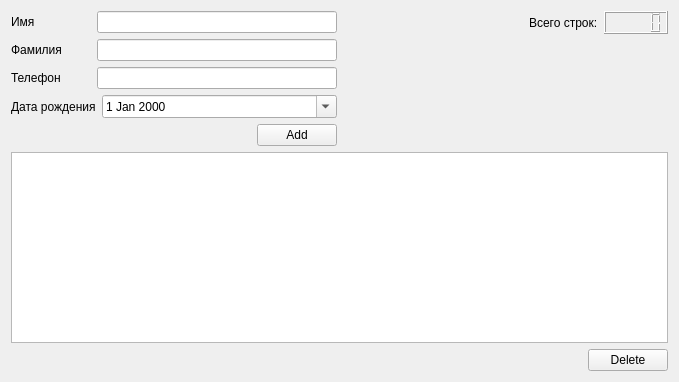
<?xml version="1.0" encoding="UTF-8"?>
<ui version="4.0">
 <class>Form</class>
 <widget class="QWidget" name="Form">
  <property name="geometry">
   <rect>
    <x>0</x>
    <y>0</y>
    <width>679</width>
    <height>382</height>
   </rect>
  </property>
  <property name="windowTitle">
   <string>Form</string>
  </property>
  <layout class="QVBoxLayout" name="verticalLayout_3">
   <item>
    <layout class="QHBoxLayout" name="horizontalLayout_8">
     <property name="sizeConstraint">
      <enum>QLayout::SetNoConstraint</enum>
     </property>
     <item>
      <layout class="QVBoxLayout" name="verticalLayout">
       <item>
        <layout class="QHBoxLayout" name="horizontalLayout_7">
         <item>
          <widget class="QLabel" name="label">
           <property name="minimumSize">
            <size>
             <width>80</width>
             <height>0</height>
            </size>
           </property>
           <property name="text">
            <string>Имя</string>
           </property>
          </widget>
         </item>
         <item>
          <widget class="QLineEdit" name="lineEditName"/>
         </item>
        </layout>
       </item>
       <item>
        <layout class="QHBoxLayout" name="horizontalLayout_6">
         <item>
          <widget class="QLabel" name="label_2">
           <property name="minimumSize">
            <size>
             <width>80</width>
             <height>0</height>
            </size>
           </property>
           <property name="text">
            <string>Фамилия</string>
           </property>
          </widget>
         </item>
         <item>
          <widget class="QLineEdit" name="lineEditSurname"/>
         </item>
        </layout>
       </item>
       <item>
        <layout class="QHBoxLayout" name="horizontalLayout_5">
         <item>
          <widget class="QLabel" name="label_3">
           <property name="minimumSize">
            <size>
             <width>80</width>
             <height>0</height>
            </size>
           </property>
           <property name="text">
            <string>Телефон</string>
           </property>
          </widget>
         </item>
         <item>
          <widget class="QLineEdit" name="lineEditPhone"/>
         </item>
        </layout>
       </item>
       <item>
        <layout class="QHBoxLayout" name="horizontalLayout_4">
         <item>
          <widget class="QLabel" name="label_4">
           <property name="minimumSize">
            <size>
             <width>80</width>
             <height>0</height>
            </size>
           </property>
           <property name="text">
            <string>Дата рождения</string>
           </property>
          </widget>
         </item>
         <item>
          <widget class="QDateEdit" name="dateEditBirth">
           <property name="sizePolicy">
            <sizepolicy hsizetype="Expanding" vsizetype="Fixed">
             <horstretch>0</horstretch>
             <verstretch>0</verstretch>
            </sizepolicy>
           </property>
           <property name="calendarPopup">
            <bool>true</bool>
           </property>
          </widget>
         </item>
        </layout>
       </item>
       <item>
        <layout class="QHBoxLayout" name="horizontalLayout_2">
         <item>
          <spacer name="horizontalSpacer_3">
           <property name="orientation">
            <enum>Qt::Horizontal</enum>
           </property>
           <property name="sizeHint" stdset="0">
            <size>
             <width>40</width>
             <height>20</height>
            </size>
           </property>
          </spacer>
         </item>
         <item>
          <widget class="QPushButton" name="pushButtonAdd">
           <property name="text">
            <string>Add</string>
           </property>
          </widget>
         </item>
        </layout>
       </item>
      </layout>
     </item>
     <item>
      <layout class="QVBoxLayout" name="verticalLayout_2">
       <item>
        <layout class="QHBoxLayout" name="horizontalLayout">
         <item>
          <spacer name="horizontalSpacer">
           <property name="orientation">
            <enum>Qt::Horizontal</enum>
           </property>
           <property name="sizeHint" stdset="0">
            <size>
             <width>40</width>
             <height>20</height>
            </size>
           </property>
          </spacer>
         </item>
         <item>
          <widget class="QLabel" name="label_5">
           <property name="text">
            <string>Всего строк:</string>
           </property>
          </widget>
         </item>
         <item>
          <widget class="QLCDNumber" name="lcdNumber"/>
         </item>
        </layout>
       </item>
       <item>
        <spacer name="verticalSpacer">
         <property name="orientation">
          <enum>Qt::Vertical</enum>
         </property>
         <property name="sizeHint" stdset="0">
          <size>
           <width>20</width>
           <height>40</height>
          </size>
         </property>
        </spacer>
       </item>
      </layout>
     </item>
    </layout>
   </item>
   <item>
    <widget class="QTableView" name="tableView">
     <property name="sizePolicy">
      <sizepolicy hsizetype="Expanding" vsizetype="Expanding">
       <horstretch>0</horstretch>
       <verstretch>1</verstretch>
      </sizepolicy>
     </property>
    </widget>
   </item>
   <item>
    <layout class="QHBoxLayout" name="horizontalLayout_3">
     <item>
      <spacer name="horizontalSpacer_2">
       <property name="orientation">
        <enum>Qt::Horizontal</enum>
       </property>
       <property name="sizeHint" stdset="0">
        <size>
         <width>40</width>
         <height>20</height>
        </size>
       </property>
      </spacer>
     </item>
     <item>
      <widget class="QPushButton" name="pushButtonDel">
       <property name="text">
        <string>Delete</string>
       </property>
      </widget>
     </item>
    </layout>
   </item>
  </layout>
 </widget>
 <resources/>
 <connections/>
</ui>
